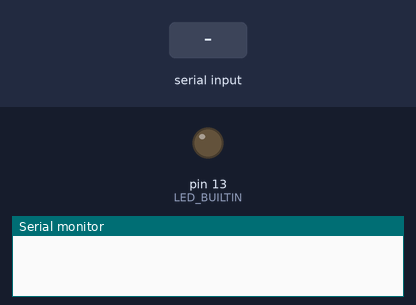
Bench run of a sketch on a simulated Arduino Uno, built with avr-gcc and run on an emulated ATmega328P. Shown: output pins drawn as LEDs (lit = HIGH), the last lines printed to the serial monitor. The inputs (shaded band) are chosen by the test bench.

Above: at 1.2 s.
1.3 s: "0" received over the second serial link
At 1.8 s:
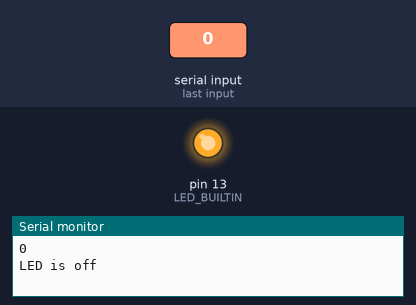
2.8 s: "1" received over the second serial link
At 4.2 s:
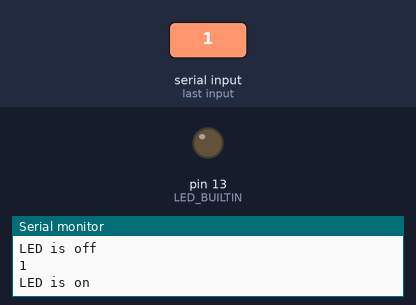
Timing chart, 0 to 5.8 s (numbered marks = the images above; inputs shaded):
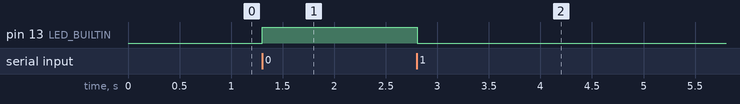

The sketch:

UART_ESP8266_RECEIVE.ino
```cpp
//reference: https://dienthongminhesmart.com/lap-trinh-esp8266/giao-tiep-uart-esp8266/

#include <SoftwareSerial.h>
// Khai báo các chân RX và TX cho espsoftwareserial
#define RX_PIN 4 // D2
#define TX_PIN 5 // D1

// Tạo một đối tượng espsoftwareserial với tốc độ baud là 9600
SoftwareSerial mySerial(RX_PIN, TX_PIN);

void setup() {
  // Khởi tạo cổng nối tiếp phần cứng với tốc độ baud là 115200
  Serial.begin(115200);

  // Khởi tạo cổng nối tiếp phần mềm với tốc độ baud là 9600
  mySerial.begin(9600);

  // In ra thông báo khởi động
  //Serial.println("ESP8266 UART Communication Example");

  pinMode(LED_BUILTIN, OUTPUT); // Đặt chân kết nối với led là chân đầu ra
}

void loop() {
  /*
  // Nếu có dữ liệu từ cổng nối tiếp cứng, gửi nó sang cổng nối tiếp mềm
  if (Serial.available()) {
    char c = Serial.read();
    mySerial.write(c);
  }

  // Nếu có dữ liệu từ cổng nối tiếp mềm, gửi nó sang cổng nối tiếp cứng
  if (mySerial.available()) {
    char c = mySerial.read();
    Serial.write(c);
  }
  */
  if (mySerial.available()) { // Nếu có dữ liệu từ cổng nối tiếp mềm
    char c = mySerial.read(); // Đọc ký tự điều khiển
    mySerial.println(c); // In ra ký tự điều khiển qua cổng nối tiếp mềm
    Serial.println(c); // In ra ký tự điều khiển qua cổng nối tiếp cứng
    if (c == '1') { // Nếu ký tự là '0'
      // Bật led
      digitalWrite(LED_BUILTIN, LOW); //ve mass ~ pull down
      Serial.println("LED is on"); // In trạng thái led qua cổng nối tiếp cứng
    }
    else if (c == '0') { // Nếu ký tự là 'f'
      // Tắt led
      digitalWrite(LED_BUILTIN, HIGH); //ngung ve mass ~ pull up
      Serial.println("LED is off "); // In trạng thái led qua cổng nối tiếp cứng
    }
    else { // Nếu ký tự khác
      // Không làm gì
      Serial.println("Invalid command"); // In báo lỗi qua cổng nối tiếp cứng
    }
  }
}
```

Measured:
- after the input at 1.3 s, pin 13 (LED_BUILTIN): LOW → HIGH at once
- after the input at 2.8 s, pin 13 (LED_BUILTIN): HIGH → LOW at once
